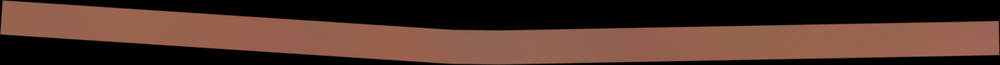
#> input picture data/users/aniket/pipeline/LHS_KMLs/LHS_images/LHS_L1/Chainage_0.400_to_0.500_LHS_L1.png, 1000 x 65 px, shrunk from 2212 x 144 before the run
$ python -i distress_source.py   (imports and definitions only)
#> lines starting #> are read from the running program, lines starting #| are printed output that depends on the picture; after the words box and inside, x2 and y2 are one past the last pixel; in counts of white or black regions, pixels touching at a corner belong together
#> further down, picture is the input picture: shape (65, 1000, 3); mean B, G, R 41.5, 51.6, 78.9
import cv2
import io
import math
import numpy as np
import os
import pandas as pd
import re
import tempfile
import uuid
from openpyxl import Workbook, load_workbook
from openpyxl.utils import get_column_letter


HEADER_PATTERN = re.compile(r"H_?(\d+)")

BASE_DIR = os.path.dirname(os.path.abspath(__file__))
KML_BACKEND_DIR = os.path.normpath(os.path.join(BASE_DIR, ".."))
DEFAULT_GEO_EXCEL_DIR = os.getenv(
    "CHAINAGE_GEO_EXCEL_DIR",
    os.path.join(KML_BACKEND_DIR, "pipeline", "Excels"),
)
SIDE_GEO_FILES = {
    "LHS": "LHS_L1.xlsx",
    "RHS": "RHS_L1.xlsx",
}
CHAINAGE_GEO_CACHE = {"LHS": None, "RHS": None}


# [22 lines left out: functions rotate_rectangle, force_horizontal, not called in this run]


def pca_correct(img):
    gray = cv2.cvtColor(img, cv2.COLOR_BGR2GRAY)
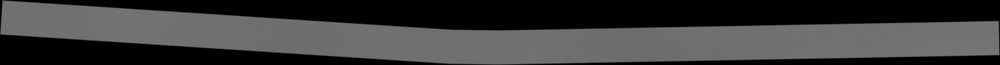
#> gray: shape (65, 1000); min 0, max 121, mean 58.6
    _, thresh = cv2.threshold(gray, 10, 255, cv2.THRESH_BINARY)
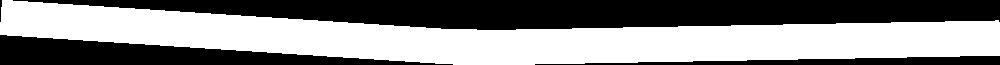
#> thresh: shape (65, 1000); 54.3% white; 4 black regions
    contours, _ = cv2.findContours(thresh, cv2.RETR_EXTERNAL, cv2.CHAIN_APPROX_SIMPLE)
#> contours = 1 contour; box (x1, y1, x2, y2) and area: (0, 0, 1000, 65) 34265
    if not contours:
        return img
    cnt = max(contours, key=cv2.contourArea)
#> cnt = contour of 168 points, box (x1, y1, x2, y2) (0, 0, 1000, 65), area 34265
    data_pts = np.squeeze(cnt).astype(np.float32)
#> data_pts = 168 pairs, first value 0 to 999, second value 0 to 64
    _, eigenvectors = cv2.PCACompute(data_pts, mean=None)
#> eigenvectors = [[1, 0.0216], [-0.0216, 1]]
    angle = np.degrees(np.arctan2(eigenvectors[0, 1], eigenvectors[0, 0]))
#> angle = 1.24
    center = (img.shape[1] // 2, img.shape[0] // 2)
#> center = (500, 32)
    M = cv2.getRotationMatrix2D(center, angle, 1.0)
#> M = [[1, 0.0216, -0.574], [-0.0216, 1, 10.8]]
    return cv2.warpAffine(img, M, (img.shape[1], img.shape[0]))
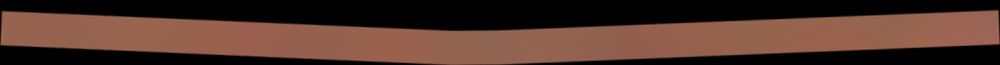
#> returned value: shape (65, 1000, 3); mean of channels 0, 1, 2 41.5, 51.6, 78.9; drawn as B, G, R


# [246 lines left out: functions fix_direction, create_temp_dataframe, generate_expanded_excel, generate_expanded_excel_from_df, normalize_grayscale, connected_components and 3 more, not called in this run]


def compute_newh_matrix_from_df(df):
    return compute_newh_matrix(df)


# [424 lines left out: functions cluster_rows, detect_distresses_from_generated_excel, trim_temp_dataframe_rows, extract_chainage_start_meters, infer_side_from_filename, load_chainage_geo_df and 7 more, not called in this run]

>>> import cv2
>>> picture = cv2.imread('../data/users/aniket/pipeline/LHS_KMLs/LHS_images/LHS_L1/Chainage_0.400_to_0.500_LHS_L1.png')
>>> result = pca_correct(picture)

$ run again, on data/users/aniket/pipeline/LHS_KMLs/LHS_images/LHS_L1/Chainage_0.900_to_1.000_LHS_L1.png
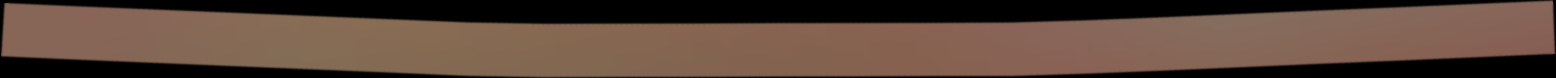
#> input picture data/users/aniket/pipeline/LHS_KMLs/LHS_images/LHS_L1/Chainage_0.900_to_1.000_LHS_L1.png, 1556 x 78 px
#> picture is the input picture: shape (78, 1556, 3); mean B, G, R 57.8, 69.7, 91.4
#> in pca_correct, `_, thresh = cv2.threshold(gray, 10, 255, cv2.THRESH_BINARY)`:
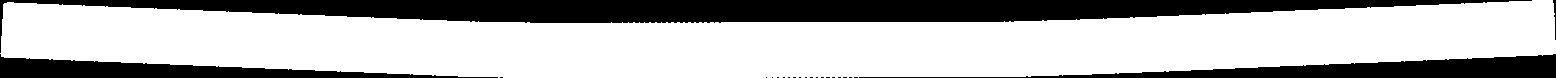
#> thresh: shape (78, 1556); 70.9% white; 22 black regions (18 under 20 px)
#> contours = 1 contour; box (x1, y1, x2, y2) and area: (0, 0, 1556, 78) 84385
#> cnt = contour of 493 points, box (x1, y1, x2, y2) (0, 0, 1556, 78), area 84385
#> data_pts = 493 pairs, first value 0 to 1555, second value 0 to 77
#> eigenvectors = [[1, 0.00183], [-0.00183, 1]]
#> angle = 0.105
#> M = [[1, 0.00183, -0.0699], [-0.00183, 1, 1.42]]
#> in pca_correct, `return cv2.warpAffine(img, M, (img.shape[1], img.shape[0]))`:
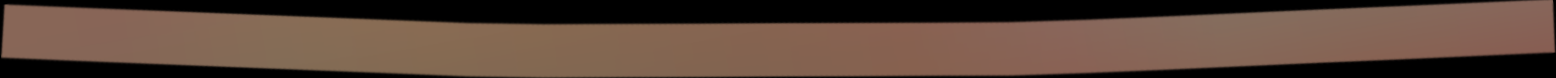
#> returned value: shape (78, 1556, 3); mean of channels 0, 1, 2 57.8, 69.7, 91.3; drawn as B, G, R

$ run again, on data/users/aniket/pipeline/LHS_KMLs/LHS_images/LHS_L1/Chainage_1.700_to_1.800_LHS_L1.png
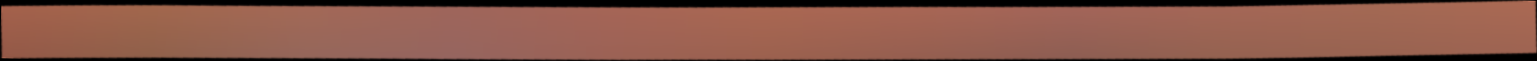
#> input picture data/users/aniket/pipeline/LHS_KMLs/LHS_images/LHS_L1/Chainage_1.700_to_1.800_LHS_L1.png, 1537 x 61 px
#> picture is the input picture: shape (61, 1537, 3); mean B, G, R 71.5, 85.6, 134.6
#> in pca_correct, `gray = cv2.cvtColor(img, cv2.COLOR_BGR2GRAY)`:
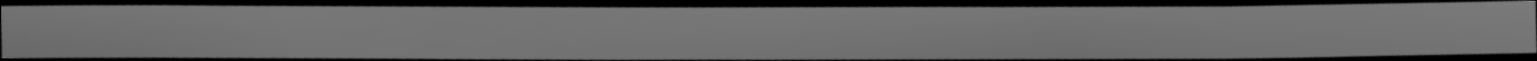
#> gray: shape (61, 1537); min 0, max 136, mean 98.6
#> in pca_correct, `_, thresh = cv2.threshold(gray, 10, 255, cv2.THRESH_BINARY)`:
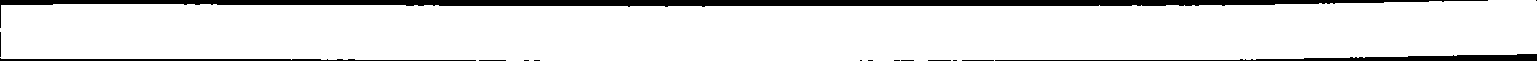
#> thresh: shape (61, 1537); 89.4% white; 15 black regions (8 under 20 px)
#> contours = 1 contour; box (x1, y1, x2, y2) and area: (0, 0, 1537, 61) 82198
#> cnt = contour of 202 points, box (x1, y1, x2, y2) (0, 0, 1537, 61), area 82198
#> data_pts = 202 pairs, first value 0 to 1536, second value 0 to 60
#> eigenvectors = [[1, -0.000289], [0.000289, 1]]
#> angle = -0.0166
#> M = [[1, -0.000289, 0.00872], [0.000289, 1, -0.222]]

$ run again, on data/users/aniket/pipeline/LHS_KMLs/LHS_images/LHS_L1/Chainage_1.800_to_1.900_LHS_L1.png
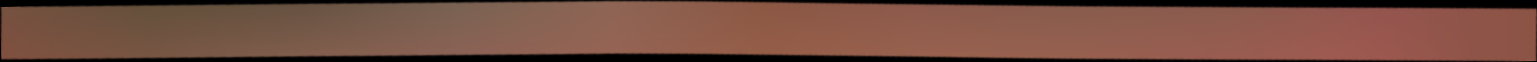
#> input picture data/users/aniket/pipeline/LHS_KMLs/LHS_images/LHS_L1/Chainage_1.800_to_1.900_LHS_L1.png, 1537 x 62 px
#> picture is the input picture: shape (62, 1537, 3); mean B, G, R 63.5, 76.6, 115.2
#> in pca_correct, `gray = cv2.cvtColor(img, cv2.COLOR_BGR2GRAY)`:
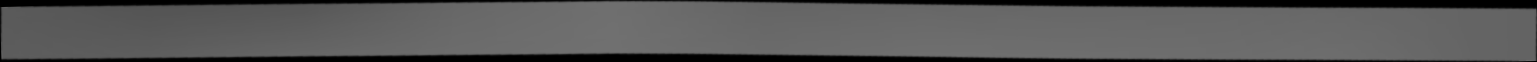
#> gray: shape (62, 1537); min 0, max 112, mean 86.6
#> in pca_correct, `_, thresh = cv2.threshold(gray, 10, 255, cv2.THRESH_BINARY)`:
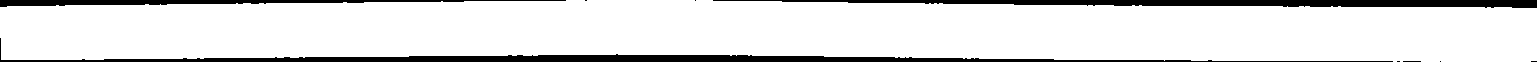
#> thresh: shape (62, 1537); 87.9% white; 9 black regions (6 under 20 px)
#> contours = 1 contour; box (x1, y1, x2, y2) and area: (0, 0, 1537, 62) 82140
#> cnt = contour of 243 points, box (x1, y1, x2, y2) (0, 0, 1537, 62), area 82140
#> data_pts = 243 pairs, first value 0 to 1536, second value 0 to 61
#> eigenvectors = [[1, -0.00066], [0.00066, 1]]
#> angle = -0.0378
#> M = [[1, -0.00066, 0.0206], [0.00066, 1, -0.507]]
